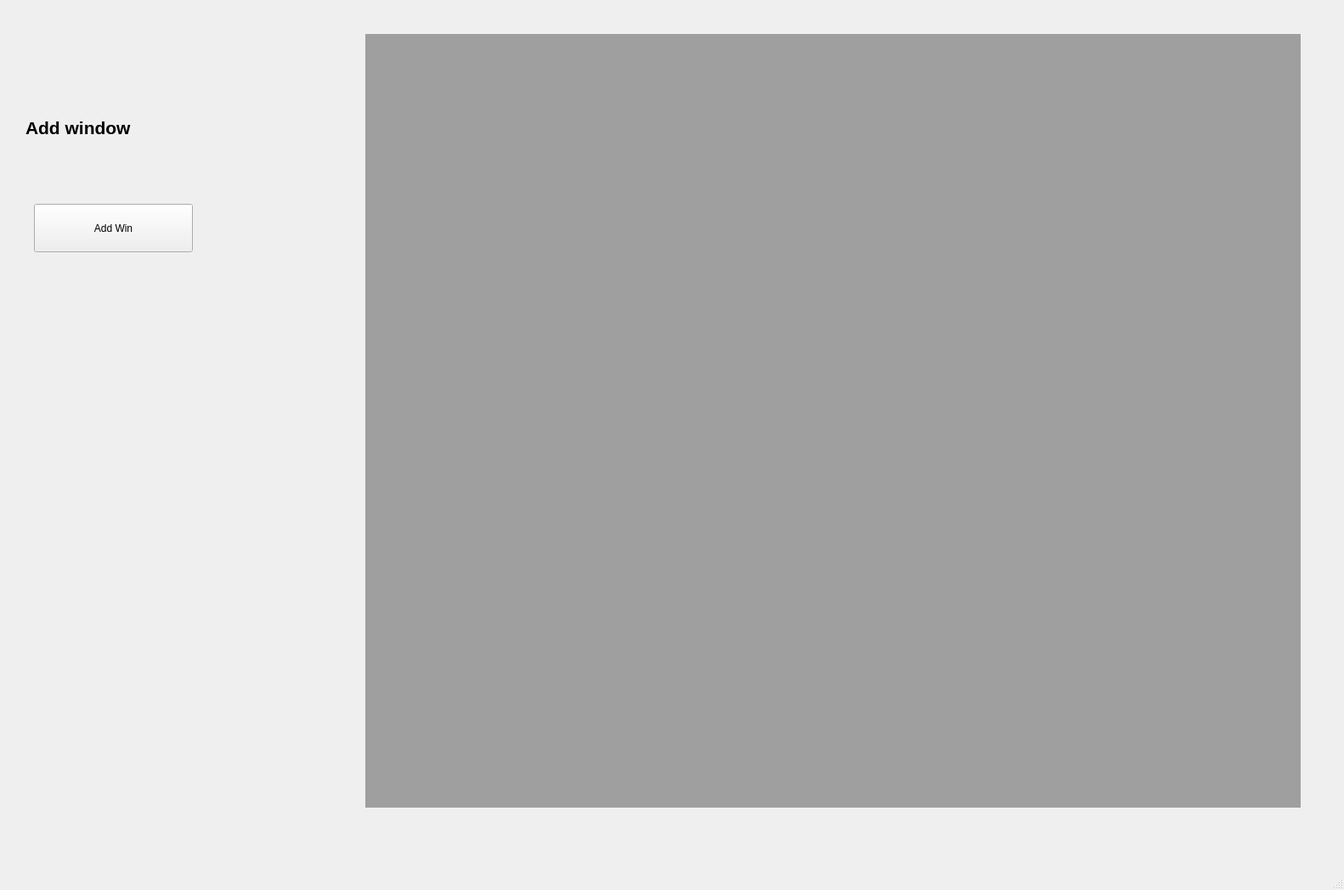
<?xml version="1.0" encoding="UTF-8"?>
<ui version="4.0">
 <class>MainWindow</class>
 <widget class="QMainWindow" name="MainWindow">
  <property name="geometry">
   <rect>
    <x>0</x>
    <y>0</y>
    <width>1582</width>
    <height>1048</height>
   </rect>
  </property>
  <property name="windowTitle">
   <string>MainWindow</string>
  </property>
  <widget class="QWidget" name="centralwidget">
   <widget class="QMdiArea" name="mdiArea">
    <property name="geometry">
     <rect>
      <x>430</x>
      <y>40</y>
      <width>1101</width>
      <height>911</height>
     </rect>
    </property>
   </widget>
   <widget class="QLabel" name="label">
    <property name="geometry">
     <rect>
      <x>30</x>
      <y>90</y>
      <width>371</width>
      <height>121</height>
     </rect>
    </property>
    <property name="font">
     <font>
      <pointsize>16</pointsize>
      <weight>75</weight>
      <bold>true</bold>
     </font>
    </property>
    <property name="text">
     <string>Add window</string>
    </property>
   </widget>
   <widget class="QPushButton" name="pushButton">
    <property name="geometry">
     <rect>
      <x>40</x>
      <y>240</y>
      <width>187</width>
      <height>57</height>
     </rect>
    </property>
    <property name="text">
     <string>Add Win</string>
    </property>
   </widget>
  </widget>
  <widget class="QMenuBar" name="menubar">
   <property name="geometry">
    <rect>
     <x>0</x>
     <y>0</y>
     <width>1582</width>
     <height>56</height>
    </rect>
   </property>
  </widget>
  <widget class="QStatusBar" name="statusbar"/>
 </widget>
 <resources/>
 <connections/>
</ui>
